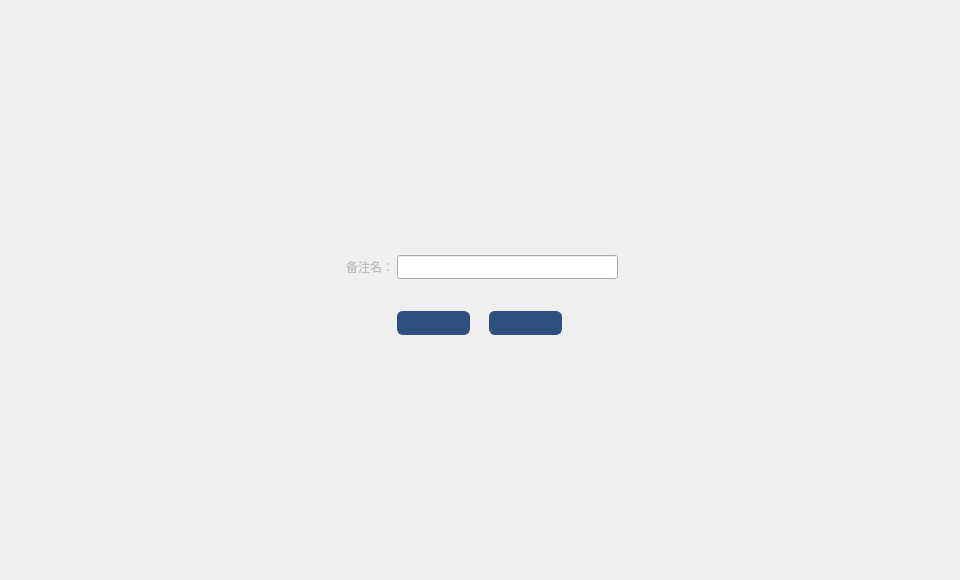
<?xml version="1.0" encoding="UTF-8"?>
<ui version="4.0">
 <class>RemarkDialog</class>
 <widget class="QDialog" name="RemarkDialog">
  <property name="geometry">
   <rect>
    <x>0</x>
    <y>0</y>
    <width>960</width>
    <height>580</height>
   </rect>
  </property>
  <property name="font">
   <font>
    <family>微软雅黑</family>
   </font>
  </property>
  <property name="windowTitle">
   <string>Dialog</string>
  </property>
  <widget class="QWidget" name="widget" native="true">
   <property name="geometry">
    <rect>
     <x>0</x>
     <y>0</y>
     <width>960</width>
     <height>580</height>
    </rect>
   </property>
   <widget class="QWidget" name="containerWidget" native="true">
    <property name="geometry">
     <rect>
      <x>317</x>
      <y>215</y>
      <width>325</width>
      <height>150</height>
     </rect>
    </property>
    <widget class="QToolButton" name="cancelBtn">
     <property name="geometry">
      <rect>
       <x>172</x>
       <y>96</y>
       <width>73</width>
       <height>24</height>
      </rect>
     </property>
     <property name="cursor">
      <cursorShape>PointingHandCursor</cursorShape>
     </property>
     <property name="styleSheet">
      <string notr="true">QToolButton{color:white;border:1px solid  rgb(46,78,126);border-radius:6px;
background-color: rgb(46,78,126);}
QToolButton:hover{background-color:rgb(66,98,146);}
QToolButton:disabled{background-color:#cecece;}</string>
     </property>
     <property name="text">
      <string/>
     </property>
    </widget>
    <widget class="QLabel" name="label">
     <property name="geometry">
      <rect>
       <x>13</x>
       <y>40</y>
       <width>64</width>
       <height>24</height>
      </rect>
     </property>
     <property name="font">
      <font>
       <family>微软雅黑</family>
      </font>
     </property>
     <property name="styleSheet">
      <string notr="true">color: rgb(190, 190, 190);</string>
     </property>
     <property name="text">
      <string>备注名：</string>
     </property>
     <property name="alignment">
      <set>Qt::AlignRight|Qt::AlignTrailing|Qt::AlignVCenter</set>
     </property>
    </widget>
    <widget class="QLineEdit" name="remarkLineEdit">
     <property name="geometry">
      <rect>
       <x>80</x>
       <y>40</y>
       <width>221</width>
       <height>24</height>
      </rect>
     </property>
     <property name="contextMenuPolicy">
      <enum>Qt::DefaultContextMenu</enum>
     </property>
    </widget>
    <widget class="QToolButton" name="okBtn">
     <property name="geometry">
      <rect>
       <x>80</x>
       <y>96</y>
       <width>73</width>
       <height>24</height>
      </rect>
     </property>
     <property name="cursor">
      <cursorShape>PointingHandCursor</cursorShape>
     </property>
     <property name="styleSheet">
      <string notr="true">QToolButton{color:white;border:1px solid  rgb(46,78,126);border-radius:6px;
background-color: rgb(46,78,126);}
QToolButton:hover{background-color:rgb(66,98,146);}
QToolButton:disabled{background-color:#cecece;}</string>
     </property>
     <property name="text">
      <string/>
     </property>
    </widget>
   </widget>
  </widget>
 </widget>
 <resources/>
 <connections/>
</ui>
